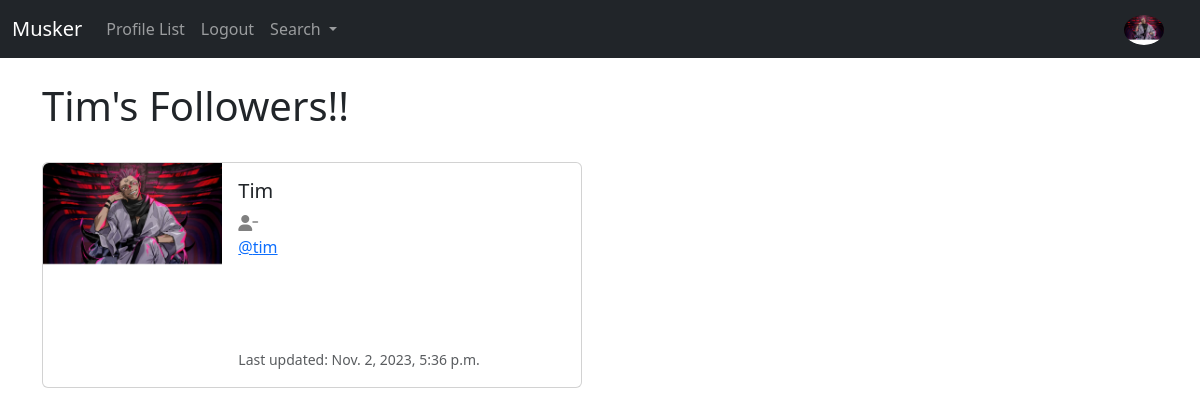
Page /profile/followers/6 (signed in) on the committed database.
### app1/models.py (models this page shows, shortened)
class Profile(models.Model):
    user = models.OneToOneField(User, on_delete=models.CASCADE)
    follows = models.ManyToManyField("self",
                related_name ="followed_by",
                symmetrical=False,
                blank=True)
    date_modified = models.DateTimeField(User, auto_now=True)
    profile_image = models.ImageField(null = True, blank = True, upload_to="images/")
    profile_bio = models.CharField(null=True, blank = True, max_length=200)
    homepage_link = models.CharField(null=True, blank = True, max_length=500)
    facebook_link = models.CharField(null=True, blank = True, max_length=500)
    instagram_link = models.CharField(null=True, blank = True, max_length=500)
    linkedin_link = models.CharField(null=True, blank = True, max_length=500)

### app1/views.py (the view)
# urls.py: path('profile/followers/<int:pk>',views.followers, name='followers'),
def followers(request, pk):
    if request.user.is_authenticated:
        if request.user.id == pk:
            profiles = Profile.objects.get(user_id=pk)
            return render(request, 'followers.html', {"profiles":profiles})
        else:
            messages.success(request,("Thats not your profile page....."))
            return redirect('home')
    else:
        messages.success(request,("You must be logged in to use this page"))
        return redirect('home')

### app1/templates/followers.html
{% extends 'base.html' %}
{% load static %}
{% block content %}
    <h1> {{request.user.username}}'s Followers!!</h1>
    <br/>
{% if profiles %}
    {% for profile in profiles.followed_by.all %}
    <div class="card mb-3" style="max-width: 540px;">
        <div class="row g-0">
          <div class="col-md-4">
          {% if profile.profile_image %}
          <img src="{{profile.profile_image.url}}" width=200 height=200 class="img-fluid rounded-start" alt="{{profile.user.username}}">
          {% else %}
            <img src="{% static 'images/default1.png' %}" width=200 height=200 class="img-fluid rounded-start" alt="profile_pic">
          {% endif %}
          </div>
          <div class="col-md-8">
            <div class="card-body">
              <h5 class="card-title">{{profile.user.username}}</h5>
              {% if profile in profiles.follows.all %}
                <a href="{% url 'unfollow' profile.user.id %}">
                  <i class="fas fa-user-minus" style="color: gray;"></i>
                </a>
                {% else %}
                <a href="{% url 'follow' profile.user.id %}">
                  <i class="fas fa-user-plus" style="color: gray;"></i>
                </a>
                {% endif %}
              <p class="card-text"><a href ="{% url 'profile' profile.user.id %}">@{{profile.user.username|lower}}</a></p>
              <br/><br/><br/>
              <p class="card-text"><small class="text-body-secondary">Last updated: {{profile.date_modified}}</small></p>
            </div>
          </div>
        </div>
      </div><br/><br/>
    {% endfor %}
{% endif %}
{% endblock %}

### app1/templates/navbar.html (shortened to what this page needs)
{% load static %}
<nav class="navbar navbar-expand-lg navbar-dark bg-dark">
    <div class="container-fluid">
      <a class="navbar-brand" href="{% url 'home' %}">Musker   </a>
      <div class="collapse navbar-collapse" id="navbarSupportedContent">
        <ul class="navbar-nav me-auto mb-2 mb-lg-0">
          <li class="nav-item">
            <a class="nav-link" href="{% url 'profile_list' %}">Profile List</a>
          </li>
          {% if user.is_authenticated %}
          <li class="nav-item">
            <a class="nav-link" href="{% url 'logout' %}">Logout</a>
          </li>
          {% endif %}
          <li class="nav-item dropdown">
            <a class="nav-link dropdown-toggle" href="#" role="button" data-bs-toggle="dropdown" aria-expanded="false">
              Search
            </a>
          </li>
        </ul>
        {% if user.is_authenticated %}
          <ul class="navbar-nav ml-auto">
            <li class="nav-link navbar-brand">
              <a href= "{% url 'profile' request.user.id %}">
                {% if user.profile.profile_image %}
                  <img src="{{user.profile.profile_image.url}}" width =40 height=30 class="rounded-circle" alt = "{{user.username}}">
                {% else %}
                  <img src="{% static 'images/default1.png' %}" width =40 height=30 class="img-fluid rounded-start" alt="profile_pic">
                {% endif %}
              </a>
            </li>
          </ul>
        {% endif %}
      </div>
    </div>
  </nav>

### rows in the picture
Profile: profile_image (picture), user.username "Tim", user.username "tim", date_modified "Nov. 2, 2023, 5:36 p.m."

### other values in the picture
{{ request.user.username }} "Tim"
